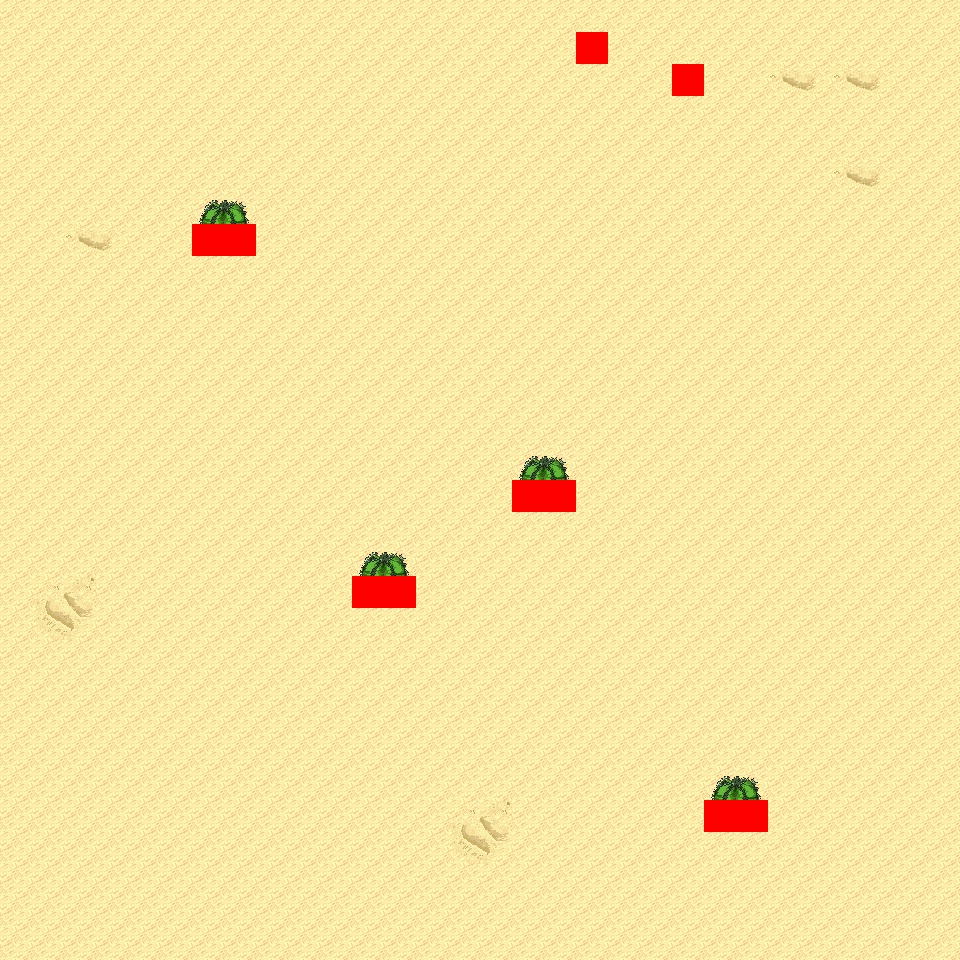

Rendered tile map (Tiled .tmx) drawn with the repository's tilesets; below, a short description and the map source with its tile grids summarised:
An orthogonal 30x30 tile map with 32x32 px tiles, 6 tile layers (Ground, Object, Object2, Above, ...), 6 tilesets and 4 objects (4x mapExit).

<map version="1.0" orientation="orthogonal" renderorder="right-down" width="30" height="30" tilewidth="32" tileheight="32" nextobjectid="5">
  <tileset firstgid="1" name="tileset_logic_collision" tilewidth="32" tileheight="32" tilecount="1" columns="1">
    <image source="../drawable/tileset_logic_collision.png" width="32" height="32" />
  </tileset>
  <tileset firstgid="2" name="tileset_terrain_desert" tilewidth="32" tileheight="32" tilecount="88" columns="8">
    <image source="../drawable/tileset_terrain_desert.png" width="256" height="352" />
  </tileset>
  <tileset firstgid="90" name="tileset_ground_sand_2" tilewidth="32" tileheight="32" tilecount="15" columns="5">
    <image source="../drawable/tileset_ground_sand_2.png" width="160" height="96" />
  </tileset>
  <tileset firstgid="105" name="tileset_plant_cactus_2" tilewidth="32" tileheight="32" tilecount="10" columns="5">
    <image source="../drawable/tileset_plant_cactus_2.png" width="160" height="64" />
  </tileset>
  <tileset firstgid="115" name="tileset_plant_cactus" tilewidth="32" tileheight="32" tilecount="2" columns="1">
    <image source="../drawable/tileset_plant_cactus.png" width="32" height="64" />
  </tileset>
  <tileset firstgid="117" name="tileset_plant_round_cactuses" tilewidth="32" tileheight="32" tilecount="20" columns="10">
    <image source="../drawable/tileset_plant_round_cactuses.png" width="320" height="64" />
  </tileset>
  <layer name="Ground" width="30" height="30">
    <data>[900 cells, 900 non-empty, 7 distinct tile ids]</data>
  </layer>
  <layer name="Object" width="30" height="30">
    <data>[900 cells, 10 non-empty, 3 distinct tile ids]</data>
  </layer>
  <layer name="Object2" width="30" height="30">
    <data>[900 cells, 0 non-empty, 0 distinct tile ids]</data>
  </layer>
  <layer name="Above" width="30" height="30">
    <data>[900 cells, 8 non-empty, 2 distinct tile ids]</data>
  </layer>
  <layer name="Above2" width="30" height="30">
    <data>[900 cells, 0 non-empty, 0 distinct tile ids]</data>
  </layer>
  <layer name="Walkable" width="30" height="30">
    <data>[900 cells, 10 non-empty, 1 distinct tile ids]</data>
  </layer>
  <objectgroup name="MapEvents">
    <object id="1" name="north" type="mapExit" x="0" y="0" width="960" height="32">
      <properties>
        <property name="map" value="level_0_x20_y128" />
        <property name="x" value="0" />
        <property name="y" value="28" />
      </properties>
    </object>
    <object id="2" name="south" type="mapExit" x="0" y="928" width="960" height="32">
      <properties>
        <property name="map" value="level_0_x20_y130" />
        <property name="x" value="0" />
        <property name="y" value="1" />
      </properties>
    </object>
    <object id="3" name="west" type="mapExit" x="0" y="0" width="32" height="960">
      <properties>
        <property name="map" value="level_0_x19_y129" />
        <property name="x" value="28" />
        <property name="y" value="0" />
      </properties>
    </object>
    <object id="4" name="east" type="mapExit" x="928" y="0" width="32" height="960">
      <properties>
        <property name="map" value="level_0_x21_y129" />
        <property name="x" value="1" />
        <property name="y" value="0" />
      </properties>
    </object>
  </objectgroup>
</map>
